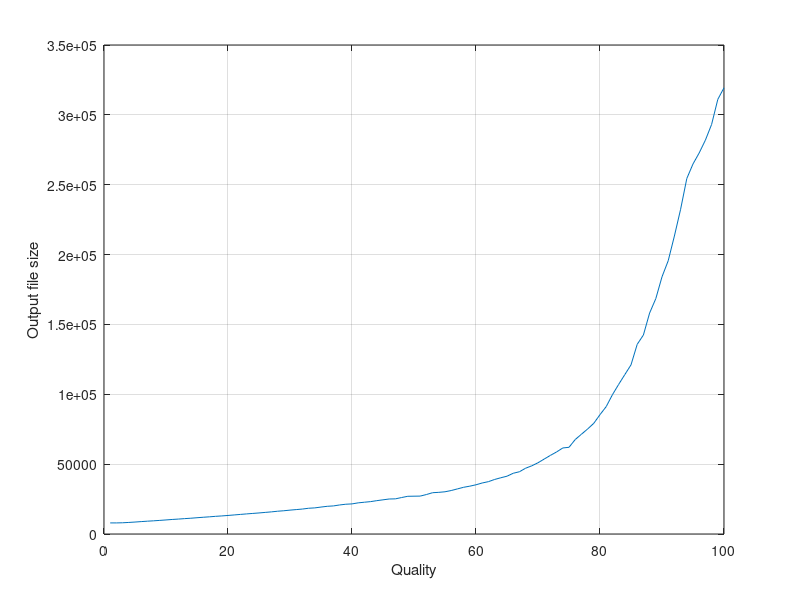
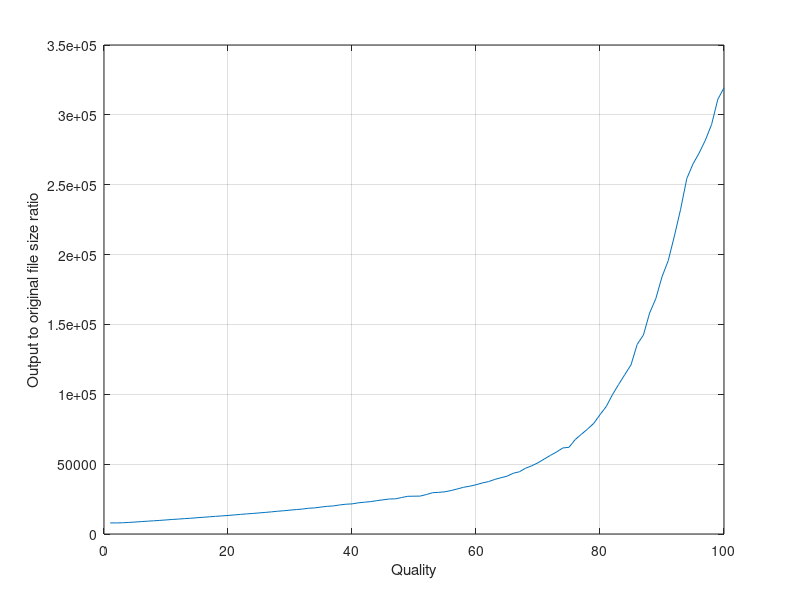

These charts were generated, in order, by the following MATLAB code:
y=[7937,7937,8040,8277,8559,8881,9174,9439,9741,10065,10408,10688,11008,11293,11649,11984,12296,12652,12939,13280,13644,14024,14386,14727,15070,15460,15840,16302,16643,17093,17476,17862,18434,18696,19286,19824,20102,20787,21311,21547,22298,22747,23180,23872,24463,25054,25163,26106,26993,27067,27132,28248,29565,29816,30227,31115,32277,33436,34239,35231,36514,37470,39031,40260,41372,43471,44555,47079,48817,50995,53640,56271,58738,61591,62056,67599,71389,75146,79241,85439,91177,99654,107016,114079,121063,135760,142431,158142,168469,184080,195579,213303,232421,254440,264862,272771,281927,293158,311079,319394];
x=1:100;

original_size = 669000;
y_scaled = y./original_size;


figure;
plot(x,y)
grid on;
xlabel('Quality');
ylabel('Output file size');


figure;
plot(x,y)
grid on;
xlabel('Quality');
ylabel('Output to original file size ratio');